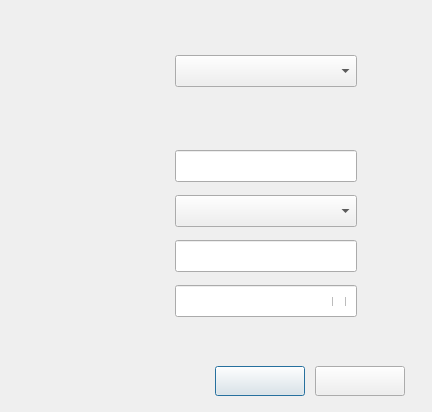
<?xml version="1.0" encoding="UTF-8"?>
<ui version="4.0">
 <class>DlgConnHidWifiLeap</class>
 <widget class="QDialog" name="DlgConnHidWifiLeap">
  <property name="geometry">
   <rect>
    <x>0</x>
    <y>0</y>
    <width>432</width>
    <height>412</height>
   </rect>
  </property>
  <property name="windowTitle">
   <string>Connect to Hidden Wi-Fi Network</string>
  </property>
  <widget class="QLineEdit" name="leUserName">
   <property name="geometry">
    <rect>
     <x>175</x>
     <y>240</y>
     <width>182</width>
     <height>32</height>
    </rect>
   </property>
   <property name="font">
    <font>
     <pointsize>10</pointsize>
    </font>
   </property>
  </widget>
  <widget class="QComboBox" name="cbxSecurity">
   <property name="geometry">
    <rect>
     <x>175</x>
     <y>195</y>
     <width>182</width>
     <height>32</height>
    </rect>
   </property>
   <property name="font">
    <font>
     <pointsize>10</pointsize>
    </font>
   </property>
   <property name="styleSheet">
    <string notr="true">QComboBox QAbstractItemView {
	outline: 0; 
	border: 1px solid #000000;
	border-color: rgba(0, 0, 0,25%);
	selection-color: rgb(0, 0, 0);
	background-color: #F1F3F3;
}</string>
   </property>
  </widget>
  <widget class="QPushButton" name="btnCancel">
   <property name="geometry">
    <rect>
     <x>215</x>
     <y>366</y>
     <width>90</width>
     <height>30</height>
    </rect>
   </property>
   <property name="font">
    <font>
     <pointsize>10</pointsize>
    </font>
   </property>
   <property name="text">
    <string/>
   </property>
  </widget>
  <widget class="QLabel" name="lbConn">
   <property name="geometry">
    <rect>
     <x>76</x>
     <y>60</y>
     <width>90</width>
     <height>20</height>
    </rect>
   </property>
   <property name="font">
    <font>
     <pointsize>10</pointsize>
    </font>
   </property>
   <property name="layoutDirection">
    <enum>Qt::LeftToRight</enum>
   </property>
   <property name="text">
    <string/>
   </property>
  </widget>
  <widget class="QComboBox" name="cbxConn">
   <property name="geometry">
    <rect>
     <x>175</x>
     <y>55</y>
     <width>182</width>
     <height>32</height>
    </rect>
   </property>
   <property name="font">
    <font>
     <pointsize>10</pointsize>
    </font>
   </property>
   <property name="styleSheet">
    <string notr="true">QComboBox QAbstractItemView {
	outline: 0; 
	border: 1px solid #000000;
	border-color: rgba(0, 0, 0,25%);
	selection-color: rgb(0, 0, 0);
	background-color: #F1F3F3;
}</string>
   </property>
  </widget>
  <widget class="QLabel" name="lbUserName">
   <property name="geometry">
    <rect>
     <x>76</x>
     <y>246</y>
     <width>90</width>
     <height>20</height>
    </rect>
   </property>
   <property name="font">
    <font>
     <pointsize>10</pointsize>
    </font>
   </property>
   <property name="text">
    <string/>
   </property>
  </widget>
  <widget class="QCheckBox" name="checkBoxPwd">
   <property name="geometry">
    <rect>
     <x>332</x>
     <y>297</y>
     <width>18</width>
     <height>9</height>
    </rect>
   </property>
   <property name="font">
    <font>
     <pointsize>10</pointsize>
    </font>
   </property>
   <property name="text">
    <string/>
   </property>
  </widget>
  <widget class="QLabel" name="lbPassword">
   <property name="geometry">
    <rect>
     <x>76</x>
     <y>291</y>
     <width>90</width>
     <height>20</height>
    </rect>
   </property>
   <property name="font">
    <font>
     <pointsize>10</pointsize>
    </font>
   </property>
   <property name="text">
    <string/>
   </property>
  </widget>
  <widget class="QLabel" name="lbNetName">
   <property name="geometry">
    <rect>
     <x>76</x>
     <y>156</y>
     <width>90</width>
     <height>20</height>
    </rect>
   </property>
   <property name="font">
    <font>
     <pointsize>10</pointsize>
    </font>
   </property>
   <property name="text">
    <string/>
   </property>
  </widget>
  <widget class="QLabel" name="lbSecurity">
   <property name="geometry">
    <rect>
     <x>76</x>
     <y>201</y>
     <width>90</width>
     <height>20</height>
    </rect>
   </property>
   <property name="font">
    <font>
     <pointsize>10</pointsize>
    </font>
   </property>
   <property name="text">
    <string/>
   </property>
  </widget>
  <widget class="QPushButton" name="btnConnect">
   <property name="geometry">
    <rect>
     <x>315</x>
     <y>366</y>
     <width>90</width>
     <height>30</height>
    </rect>
   </property>
   <property name="font">
    <font>
     <pointsize>10</pointsize>
    </font>
   </property>
   <property name="text">
    <string/>
   </property>
  </widget>
  <widget class="QLineEdit" name="lePassword">
   <property name="geometry">
    <rect>
     <x>175</x>
     <y>285</y>
     <width>182</width>
     <height>32</height>
    </rect>
   </property>
   <property name="font">
    <font>
     <pointsize>10</pointsize>
    </font>
   </property>
   <property name="echoMode">
    <enum>QLineEdit::Password</enum>
   </property>
  </widget>
  <widget class="QLineEdit" name="leNetName">
   <property name="geometry">
    <rect>
     <x>175</x>
     <y>150</y>
     <width>182</width>
     <height>32</height>
    </rect>
   </property>
   <property name="font">
    <font>
     <pointsize>10</pointsize>
    </font>
   </property>
  </widget>
  <widget class="QLabel" name="lbUpback">
   <property name="geometry">
    <rect>
     <x>0</x>
     <y>0</y>
     <width>432</width>
     <height>116</height>
    </rect>
   </property>
   <property name="text">
    <string/>
   </property>
  </widget>
  <widget class="QLabel" name="lbBottomback">
   <property name="geometry">
    <rect>
     <x>0</x>
     <y>352</y>
     <width>432</width>
     <height>60</height>
    </rect>
   </property>
   <property name="text">
    <string/>
   </property>
  </widget>
  <widget class="QLabel" name="lbBoder">
   <property name="geometry">
    <rect>
     <x>0</x>
     <y>0</y>
     <width>432</width>
     <height>412</height>
    </rect>
   </property>
   <property name="text">
    <string/>
   </property>
  </widget>
  <widget class="QLabel" name="lbLeftup">
   <property name="geometry">
    <rect>
     <x>0</x>
     <y>0</y>
     <width>120</width>
     <height>32</height>
    </rect>
   </property>
   <property name="text">
    <string/>
   </property>
  </widget>
  <widget class="QLabel" name="lbLeftupIcon">
   <property name="geometry">
    <rect>
     <x>9</x>
     <y>9</y>
     <width>16</width>
     <height>16</height>
    </rect>
   </property>
   <property name="text">
    <string/>
   </property>
  </widget>
  <widget class="QLabel" name="lbLeftupTitle">
   <property name="geometry">
    <rect>
     <x>34</x>
     <y>6</y>
     <width>80</width>
     <height>20</height>
    </rect>
   </property>
   <property name="text">
    <string/>
   </property>
  </widget>
  <zorder>lbBottomback</zorder>
  <zorder>lbUpback</zorder>
  <zorder>lbBoder</zorder>
  <zorder>leUserName</zorder>
  <zorder>cbxSecurity</zorder>
  <zorder>btnCancel</zorder>
  <zorder>lbConn</zorder>
  <zorder>cbxConn</zorder>
  <zorder>lbUserName</zorder>
  <zorder>lbPassword</zorder>
  <zorder>lbNetName</zorder>
  <zorder>lbSecurity</zorder>
  <zorder>btnConnect</zorder>
  <zorder>lePassword</zorder>
  <zorder>leNetName</zorder>
  <zorder>checkBoxPwd</zorder>
  <zorder>lbLeftup</zorder>
  <zorder>lbLeftupIcon</zorder>
  <zorder>lbLeftupTitle</zorder>
 </widget>
 <resources/>
 <connections/>
</ui>
